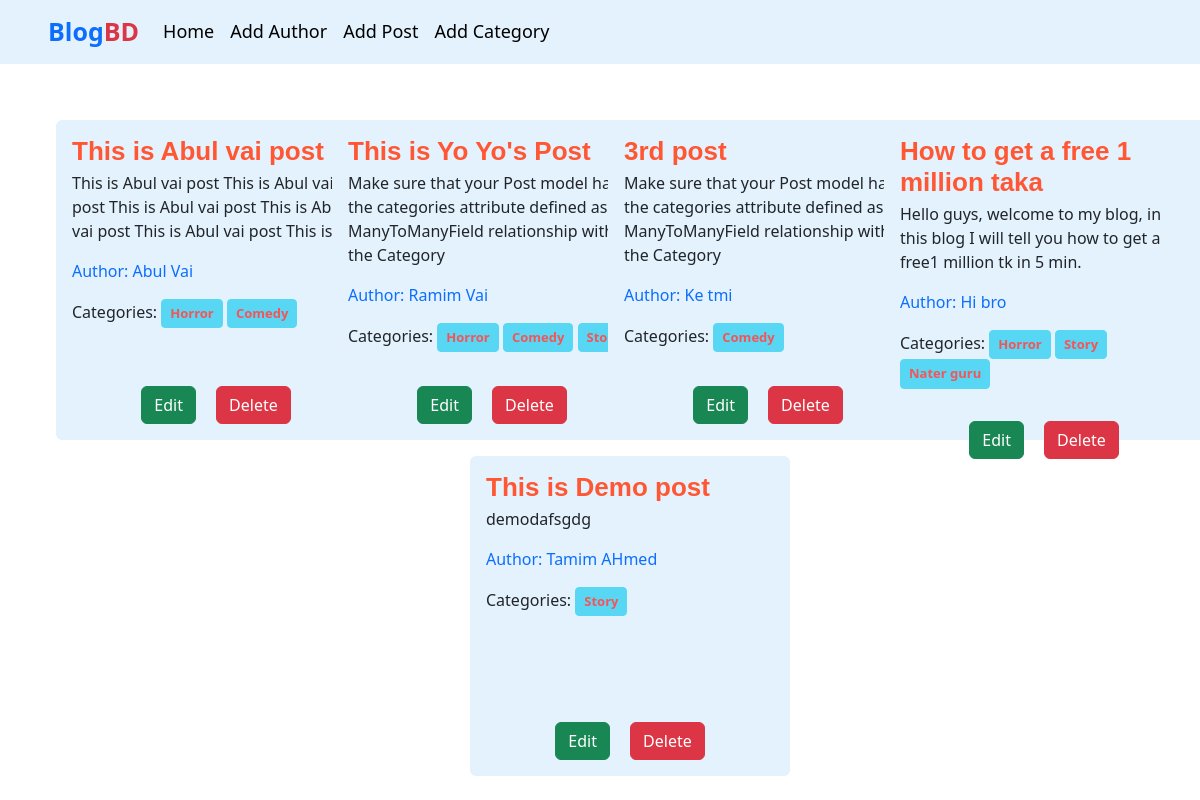
The page / on the database its author committed.
### post/models.py (models this page shows, shortened)
class Post(models.Model):
    title = models.CharField(max_length=50)
    content = models.TextField()
    category = models.ManyToManyField(Category) # ekta post multiple categorir moddhe thakte pare abar ekta categorir moddhe multiple post thakte pare
    author = models.ForeignKey(Author, on_delete=models.CASCADE)

### author/models.py (models this page shows, shortened)
class Author(models.Model):
    name = models.CharField(max_length=100)
    bio = models.TextField()
    phone_no = models.CharField(max_length=12, default='123456789')

### categories/models.py (models this page shows, shortened)
class Category(models.Model):
    name = models.CharField(max_length=100)

### Blog_project/views.py (the view)
# urls.py: 2. Add a URL to urlpatterns:  path('', views.home, name='home')
def home(request):
    data = Post.objects.all()
    return render(request, 'home.html', {'data' : data})

### templates/home.html (shortened to what this page needs)
{% extends 'base.html' %}
{% block content %}
  <div class="d-flex flex-wrap justify-content-center px-5 pt-5">
    {% for post in data %}
      <div class="col-sm-3">
        <div class="card m-2 custom-card" style="width: 20rem; height: 20rem; background-color: #e3f2fd;">
          <div class="card-body">
            <h5 class="tittle" style="color:#FF5733; font-size:26px; font-weight: bold; font-family: 'Montserrat', sans-serif; ">{{ post.title }}</h5>
            <p class="card-text">{{ post.content|slice:':120' }}</p>
            <p class="text-primary" style="font-size: 16px">Author: {{ post.author.name }}</p>
            <p>
              Categories:{% for cat in post.category.all %}
                <button class="btn btn-info btn-sm m-0 " style="font-size:small; gap-1; color: red; font-weight: bold;" disabled>{{ cat.name }}</button>
              {% endfor %}
            </p>
          </div>
          <div class="text-center align-items-end mt-auto justify-content-end mb-3">
            <a href="{% url 'edit_post' post.id %}" class="card-link btn btn-success">Edit</a>
            <a href="{% url 'delete_post' post.id %}" class="card-link btn btn-danger">Delete</a>
          </div>
        </div>
      </div>
    {% endfor %}
  </div>
{% endblock %}

### templates/base.html (shortened to what this page needs)
<!DOCTYPE html>
<html lang="en">
  <head>
    <link href="https://cdn.jsdelivr.net/npm/bootstrap@5.3.3/dist/css/bootstrap.min.css" rel="stylesheet" />
  </head>
  <body style="background-color: ;">
    <nav class="navbar navbar-expand-lg text-white m" style="background-color: #e3f2fd;">
      <div class="container-fluid px-5" style="font-size: 18px">
        <a class="navbar-brand" href="#"><span class="text-danger" style="font-size: 25px; font-weight: 800;"><span class="text-primary">Blog</span>BD</span></a>
        <div class="collapse navbar-collapse" id="navbarSupportedContent">
          <ul class="navbar-nav me-auto mb-2 mb-lg-0">
            <li class="nav-item">
              <a class="nav-link active text-decoration-none" aria-current="page" href="{% url 'homepage' %}">Home</a>
            </li>
            <li class="nav-item">
              <a class="nav-link active text-decoration-none" aria-current="page" href="{% url 'add_author' %}">Add Author</a>
            </li>
            <li class="nav-item">
              <a class="nav-link active text-decoration-none" aria-current="page" href="{% url 'add_post' %}">Add Post</a>
            </li>
            <li class="nav-item">
              <a class="nav-link active text-decoration-none" aria-current="page" href="{% url 'add_category' %}">Add Category</a>
            </li>
          </ul>
        </div>
      </div>
    </nav>
    {% block content %}
    {% endblock %}
  </body>
</html>

### templates/base.html (style rules this page uses)
.nav-link.active { color: red; }

### templates/home.html (style rules this page uses)
.custom-card { border: none; }

### rows shown on the page
Post: title "This is Abul vai post", content "This is Abul vai post This is Abul vai post This is Abul vai post This is Abul vai post This is Abul vai post This is Ab", author.name "Abul Vai"
Category: name "Horror"
Category: name "Comedy"
Post: title "This is Yo Yo's Post", content "Make sure that your Post model has the categories attribute defined as a ManyToManyField relationship with the Category", author.name "Ramim Vai"
Category: name "Story"
Post: title "3rd post", content "Make sure that your Post model has the categories attribute defined as a ManyToManyField relationship with the Category", author.name "Ke tmi"
Post: title "How to get a free 1 million taka", content "Hello guys, welcome to my blog, in this blog I will tell you how to get a free1 million tk in 5 min.", author.name "Hi bro"
Category: name "Nater guru"
Post: title "This is Demo post", content "demodafsgdg", author.name "Tamim AHmed"
